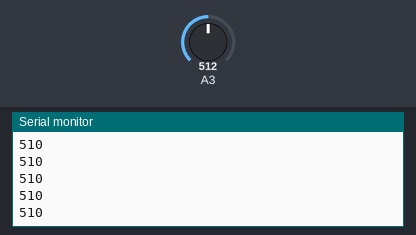
Bench run of a sketch on a simulated Arduino Uno, built with avr-gcc and run on an emulated ATmega328P. Parts: the last lines printed to the serial monitor. Inputs (shaded band) come from the test bench; at power-on: A3 = 512.

Above: at 4.2 s.
4.3 s: A3 set to 716
At 4.9 s:
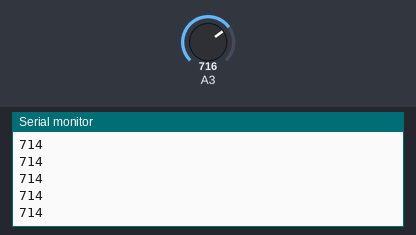
5.8 s: A3 set to 900
At 6.5 s:
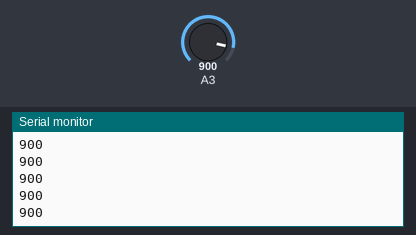
Timing chart, 0 to 8.8 s (numbered marks = the images above; inputs shaded):
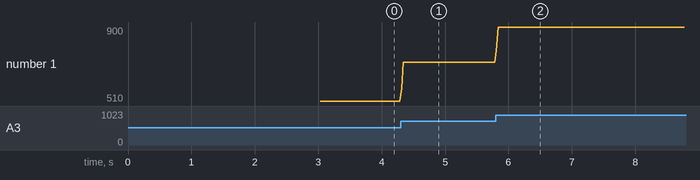

The sketch:

malhaar.ino
```cpp
int a,b,c;
void setup() {
pinMode(A3, INPUT);
for(int i = 0; i<3; i++){
  digitalWrite(13, HIGH);
  delay(500);
  digitalWrite(13,LOW);
  delay(500);
}
Serial.begin(9600);


}

void loop() {

  a = analogRead(A3)/3;
  delay(10);
  b = analogRead(A3)/3;
  delay(10);
  c = analogRead(A3)/3;
  delay(10);
  Serial.println(a+b+c);
  a=0;
  b=0;
  c=0;
}
```

Measured:
- after the input at 4.3 s, the serial monitor: prints a new line at once (image 1)
- after the input at 5.8 s, the serial monitor: prints a new line at once (image 2)
- plotted number 1: 510 → 714 after the input at 4.3 s, 714 → 900 after the input at 5.8 s
